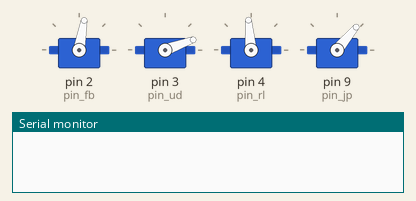
Simulated run of this sketch. Board: Arduino Uno, built with avr-gcc and run on an emulated ATmega328P. Parts: 4 × servo, the last lines printed to the serial monitor.

Above: at 0.1 s.
At 4.4 s:
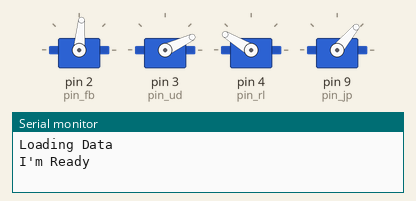
At 5.6 s:
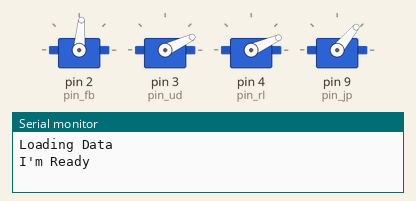
At 6.4 s:
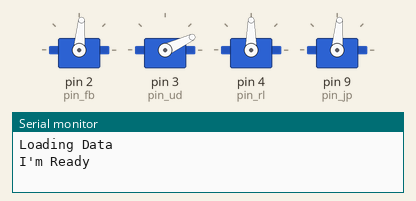
Timing chart, 0 to 8.3 s (numbered marks = the images above):
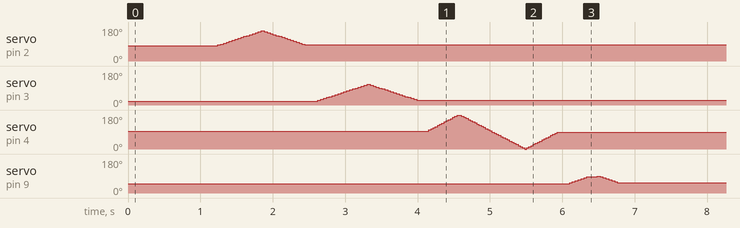

The sketch:

Arm_robot_awal.ino
```cpp
#include <Servo.h>
#include "konfigurasi.h"

void setup() {
  Serial.begin(9600);
  kondisi_awal();

  Serial.println("Loading Data");
  for(int i = 0; i > 9 ; i++){
    Serial.print(".");
    delay(100);
  }
  Serial.println("I'm Ready");
  delay(200);

  gerak_awal();
}

void loop() {

}

void kondisi_awal(){
  servo_on();

  frontback.write(min_fb);
  updown.write(min_ud);
  rightleft.write(mid_rl);
  jepit.write(min_jp);
  delay(1000);

  servo_off();
}

void gerak_awal(){

  if (move_fb == true){
    frontback.attach(pin_fb);
    for(int i = min_fb ; i < mak_fb; i+=5){
      frontback.write(i);
      delay(40);
    }
    for(int i = mak_fb ; i > min_fb; i-=5){
      frontback.write(i);
      delay(40);
    }
    delay(100);
    frontback.detach();
  }//end

  if (move_ud == true){
    updown.attach(pin_ud);
    for(int i = min_ud ; i < mak_ud; i+=5){
      updown.write(i);
      delay(40);
    }
    for(int i = mak_ud ; i > min_ud; i-=5){
      updown.write(i);
      delay(40);
    }
    delay(100);
    updown.detach();
  }//end

  if (move_rl == true){
    rightleft.attach(pin_rl);
    for(int i = mid_rl ; i < mak_rl; i+=6){
      rightleft.write(i);
      delay(30);
    }
    for(int i = mak_rl ; i > min_rl; i-=6){
      rightleft.write(i);
      delay(30);
    }
    for(int i = min_rl ; i < mid_rl; i+=6){
      rightleft.write(i);
      delay(30);
    }
    rightleft.detach();
    delay(100);
  }//end

  if(move_jp == true){
    jepit.attach(pin_jp);
    for(int i = min_jp ; i < mak_jp; i+=5){
      jepit.write(i);
      delay(40);
    }
    delay(100);
    for(int i = mak_jp ; i > min_jp; i-=5){
      jepit.write(i);
      delay(40);
    }
    delay(100);
    jepit.detach();
  }
}

void servo_on(){
  frontback.attach(pin_fb);
  updown.attach(pin_ud);
  rightleft.attach(pin_rl);
  jepit.attach(pin_jp);
}

void servo_off(){
  frontback.detach();
  updown.detach();
  rightleft.detach();
  jepit.detach();
}
```

konfigurasi.h
```cpp
#define pin_fb 2
#define pin_ud 3
#define pin_rl 4
#define pin_jp 9

Servo frontback;
Servo updown;
Servo rightleft;
Servo jepit;

int min_fb = 80;
int mak_fb = 160;
int min_ud = 20;
int mak_ud = 110;
int min_rl = 0;
int mak_rl = 180;
int mid_rl = 95;
int min_jp = 50;
int mak_jp = 90;

bool move_fb = 1;
bool move_ud = 1;
bool move_rl = 1;
bool move_jp = 1;
```
